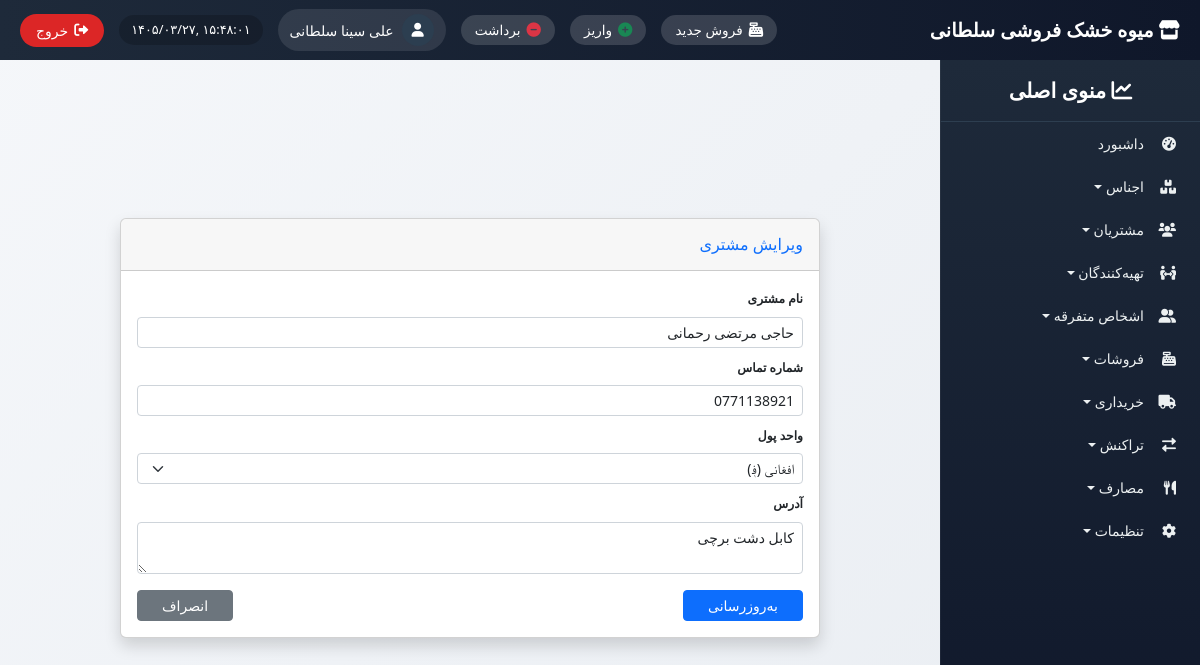
The app's page /customers/edit/2/ (signed in) with its own data.
### customers/models.py (models this page shows, shortened)
class Customer(models.Model):
    name = models.CharField(max_length=200, verbose_name="نام مشتری")
    phone = models.CharField(max_length=20, blank=True, verbose_name="شماره تماس")
    currency = models.ForeignKey(Currency, on_delete=models.PROTECT, verbose_name="واحد پول")
    address = models.TextField(blank=True, verbose_name="آدرس")
    created_at = models.DateTimeField(auto_now_add=True, verbose_name="تاریخ ثبت")
    class Meta:
        verbose_name = "مشتری"
        verbose_name_plural = "مشتریان"

### settings_app/models.py (models this page shows, shortened)
class Currency(models.Model):
    code = models.CharField(max_length=3, unique=True, verbose_name="کد")
    name = models.CharField(max_length=50, verbose_name="نام واحد پول")
    symbol = models.CharField(max_length=5, verbose_name="نماد")
    is_active = models.BooleanField(default=True, verbose_name="فعال")
    class Meta:
        verbose_name = "واحد پول"
        verbose_name_plural = "واحدهای پول"

### customers/views.py (the view, shortened to what this page needs)
# urls.py: path('edit/<int:pk>/', views.customer_edit, name='customer_edit'),
@login_required
def customer_edit(request, pk):
    customer = get_object_or_404(Customer, pk=pk)
    currencies = Currency.objects.filter(is_active=True)
    return render(request, 'customers/customer_form.html', {
        'customer': customer,
        'currencies': currencies,
        'edit_mode': True,
    })

### templates/customers/customer_form.html (shortened to what this page needs)
{% extends 'base_with_sidebar.html' %}
{% load i18n %}
{% block content %}
<div class="container d-flex justify-content-center align-items-center" style="min-height: calc(100vh - 100px);">
    <div class="card shadow mb-4" style="width:100%; max-width:700px;">
        <div class="card-header py-3">
            <h6 class="m-0 font-weight-bold text-primary">
                {% if edit_mode %}{% trans "ویرایش مشتری" %}{% else %}{% trans "فرم ثبت مشتری جدید" %}{% endif %}
            </h6>
        </div>
        <div class="card-body py-3">
            <form method="post">
                <div class="mb-2">
                    <label class="form-label small fw-bold">{% trans "نام مشتری" %}</label>
                    <input type="text" name="name" class="form-control form-control-sm"
                           placeholder="{% trans 'نام مشتری را وارد کنید' %}"
                           value="{% if edit_mode %}{{ customer.name }}{% endif %}" required>
                </div>
                <div class="mb-2">
                    <label class="form-label small fw-bold">{% trans "شماره تماس" %}</label>
                    <input type="text" name="phone" class="form-control form-control-sm"
                           placeholder="{% trans 'شماره تماس را وارد کنید' %}"
                           value="{% if edit_mode %}{{ customer.phone }}{% endif %}">
                </div>
                <div class="mb-2">
                    <label class="form-label small fw-bold">{% trans "واحد پول" %}</label>
                    <select name="currency" class="form-select form-select-sm" required>
                        {% for curr in currencies %}
                        <option value="{{ curr.id }}" {% if edit_mode and customer.currency.id == curr.id %}selected{% endif %}>
                            {{ curr.name }} ({{ curr.symbol }})
                        </option>
                        {% endfor %}
                    </select>
                </div>
                <div class="mb-2">
                    <label class="form-label small fw-bold">{% trans "آدرس" %}</label>
                    <textarea name="address" class="form-control form-control-sm" rows="2"
                              placeholder="{% trans 'آدرس را وارد کنید' %}">{% if edit_mode %}{{ customer.address }}{% endif %}</textarea>
                </div>
                <div class="d-flex justify-content-between mt-3">
                    <button type="submit" class="btn btn-primary btn-sm px-4">
                        {% if edit_mode %}{% trans "به‌روزرسانی" %}{% else %}{% trans "ذخیره مشتری" %}{% endif %}
                    </button>
                    <a href="{% url 'customers:customer_list' %}" class="btn btn-secondary btn-sm px-4">{% trans "انصراف" %}</a>
                </div>
            </form>
        </div>
    </div>
</div>
{% endblock %}

### templates/base_with_sidebar.html (shortened to what this page needs)
<!DOCTYPE html>
{% load i18n static %}
{% get_current_language as LANGUAGE_CODE %}
<html lang="fa" dir="rtl">
<head>
    <link href="https://cdn.jsdelivr.net/npm/bootstrap@5.2.3/dist/css/bootstrap.rtl.min.css" rel="stylesheet">
    <link rel="stylesheet" href="https://cdnjs.cloudflare.com/ajax/libs/font-awesome/6.0.0/css/all.min.css">
    <link href="https://cdn.jsdelivr.net/gh/rastikerdar/vazir-font@v30.1.0/dist/font-face.css" rel="stylesheet">
</head>
<body>
    <div class="top-navbar">
        <div class="store-name"><i class="fas fa-store"></i> میوه خشک فروشی سلطانی</div>
        <div class="top-nav-left">
            <a href="{% url 'sales:new_sale' %}" class="shortcut-btn" title="فروش جدید"><i class="fas fa-cash-register"></i><span> فروش جدید</span></a>
            <a href="{% url 'transactions:transaction_create_in' %}" class="shortcut-btn" title="واریز"><i class="fas fa-plus-circle text-success"></i><span> واریز</span></a>
            <a href="{% url 'transactions:transaction_create_out' %}" class="shortcut-btn" title="برداشت"><i class="fas fa-minus-circle text-danger"></i><span> برداشت</span></a>
            <div class="admin-info">
                <div class="admin-avatar"><i class="fas fa-user"></i></div>
                <span class="admin-name">{{ user.get_full_name|default:user.username }}</span>
            </div>
            <div class="datetime" id="current-datetime"></div>
            <button type="button" class="logout-btn" id="logoutTrigger"><i class="fas fa-sign-out-alt"></i> <span>خروج</span></button>
        </div>
    </div>
    <div class="sidebar" id="sidebar">
        <div class="sidebar-header"><i class="fas fa-chart-line"></i> منوی اصلی</div>
        <ul class="nav flex-column">
            <li class="nav-item"><a class="nav-link" href="{% url 'dashboard' %}"><i class="fas fa-tachometer-alt"></i> داشبورد</a></li>
            <li class="nav-item dropdown-toggle" data-menu="products"><i class="fas fa-boxes"></i> اجناس</li>
            <li class="nav-item dropdown-toggle" data-menu="customers"><i class="fas fa-users"></i> مشتریان</li>
            <li class="nav-item dropdown-toggle" data-menu="suppliers"><i class="fas fa-people-arrows"></i> تهیه‌کنندگان</li>
            <li class="nav-item dropdown-toggle" data-menu="misc"><i class="fas fa-user-friends"></i> اشخاص متفرقه</li>
            <li class="nav-item dropdown-toggle" data-menu="sales"><i class="fas fa-cash-register"></i> فروشات</li>
            <li class="nav-item dropdown-toggle" data-menu="purchases"><i class="fas fa-truck"></i> خریداری</li>
            <li class="nav-item dropdown-toggle" data-menu="transactions"><i class="fas fa-exchange-alt"></i> تراکنش</li>
            <li class="nav-item dropdown-toggle" data-menu="expenses"><i class="fas fa-utensils"></i> مصارف</li>
            <li class="nav-item dropdown-toggle" data-menu="settings"><i class="fas fa-cog"></i> تنظیمات</li>
        </ul>
    </div>
    <div class="content">
        {% block content %}{% endblock %}
    </div>
</body>
</html>

### templates/base_with_sidebar.html (style rules this page uses)
* { font-family: 'Vazir', 'Tahoma', 'Segoe UI', sans-serif; }
body { background: linear-gradient(135deg, #f5f7fa 0%, #e9edf2 100%); font-size: 14px; padding-top: 70px; margin: 0; height: 100vh; overflow: hidden; }
.top-navbar { position: fixed; top: 0; right: 0; left: 0; height: 60px; background: linear-gradient(90deg, #1e2a3a 0%, #0f172a 100%); z-index: 1050; display: flex; align-items: center; justify-content: space-between; padding: 0 20px; color: white; }
.store-name { font-size: 1.2rem; font-weight: 700; }
.top-nav-left { display: flex; align-items: center; gap: 15px; }
.admin-info { display: flex; align-items: center; gap: 8px; background: rgba(255,255,255,0.1); padding: 5px 12px; border-radius: 40px; }
.admin-avatar { width: 32px; height: 32px; background: #2c3e50; border-radius: 50%; display: flex; align-items: center; justify-content: center; }
.datetime { direction: ltr; background: rgba(0,0,0,0.2); padding: 5px 12px; border-radius: 40px; font-size: 0.8rem; }
.logout-btn { background-color: #dc2626; color: white; border: none; padding: 6px 16px; border-radius: 40px; display: flex; align-items: center; gap: 6px; }
.shortcut-btn { background: rgba(255,255,255,0.15); border: none; color: white; padding: 5px 14px; border-radius: 40px; font-size: 0.85rem; font-weight: 500; transition: 0.2s; display: inline-flex; align-items: center; gap: 6px; text-decoration: none; }
.shortcut-btn i { font-size: 0.9rem; }
.sidebar { position: fixed; top: 60px; right: 0; height: calc(100vh - 60px); width: 260px; background: linear-gradient(180deg, #1e2a3a 0%, #0f172a 100%); color: white; overflow-y: auto; z-index: 1000; transition: 0.3s; border-left: 1px solid rgba(255,255,255,0.05); }
.sidebar-header { padding: 15px 20px; font-size: 1.3rem; font-weight: 600; border-bottom: 1px solid #2d3e50; text-align: center; }
.sidebar .nav-link, .dropdown-toggle { color: #ecf0f1; padding: 8px 16px; border-radius: 10px; margin: 3px 8px; display: flex; align-items: center; cursor: pointer; text-decoration: none; }
.sidebar .nav-link i, .dropdown-toggle i { width: 24px; margin-left: 8px; }
.content { margin-right: 260px; padding: 20px; height: calc(100vh - 60px); overflow-y: auto; }

### records on screen
Customer: name "حاجی مرتضی رحمانی", phone "0771138921", currency "افغانی (؋)", address "کابل دشت برچی"

### other values on screen
{{ user.get_full_name|default:user.username }} "علی سینا سلطانی"
